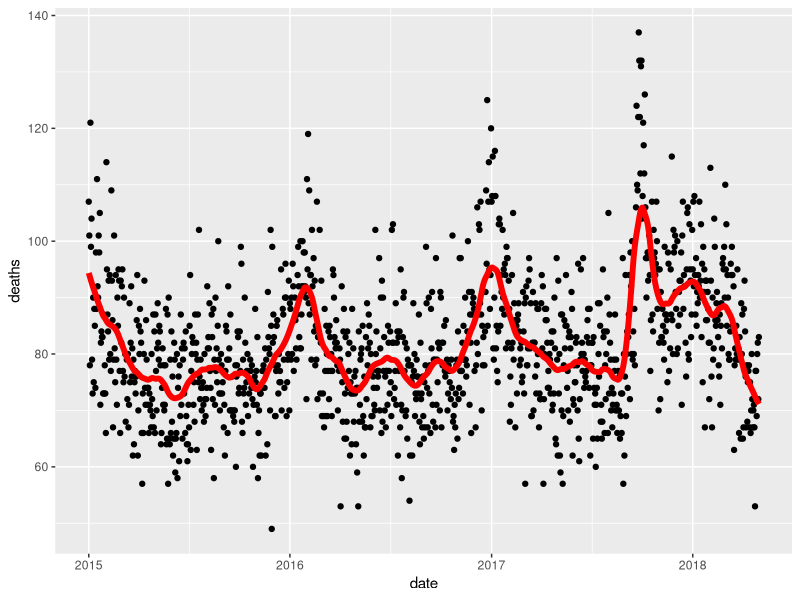
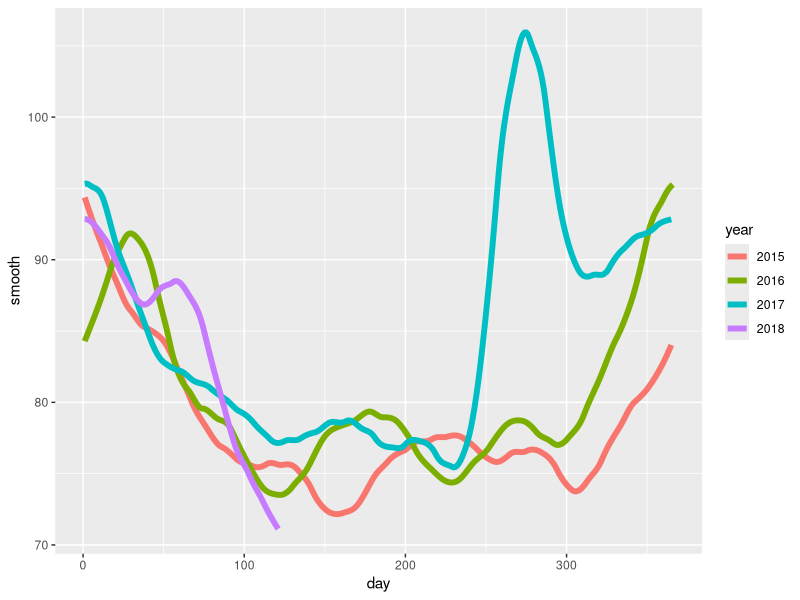
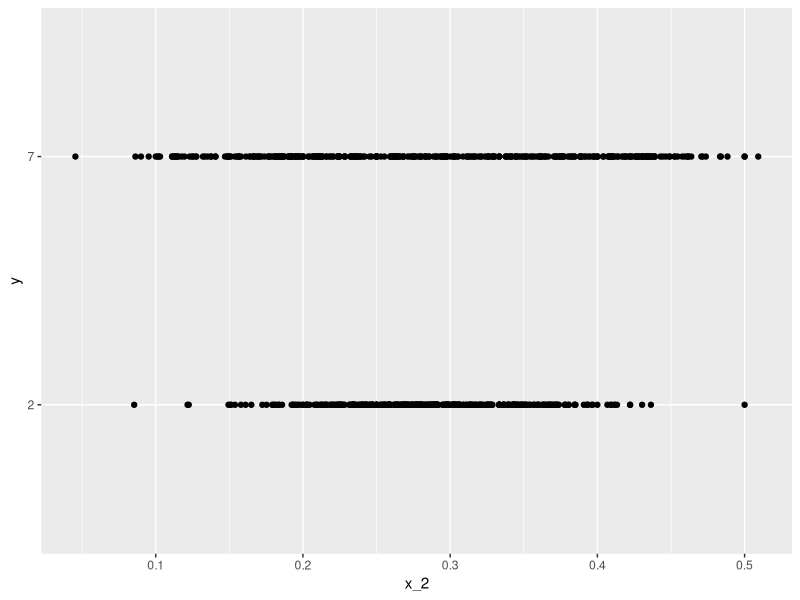
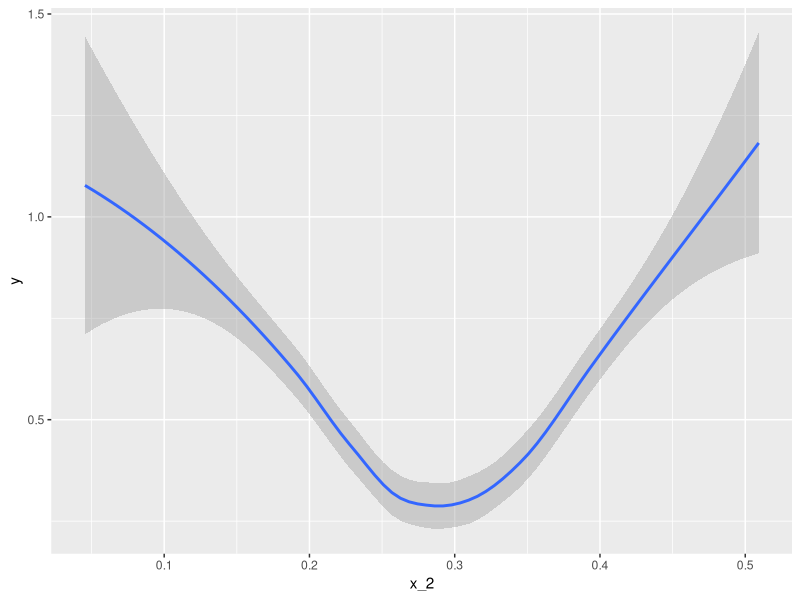

These charts were generated, in order, by the following R code:
library(tidyverse)
library(lubridate)
library(purrr)
library(pdftools)
library(broom)

fn <- system.file("extdata", "RD-Mortality-Report_2015-18-180531.pdf", package="dslabs")
dat <- map_df(str_split(pdf_text(fn), "\n"), function(s){
  s <- str_trim(s)
  header_index <- str_which(s, "2015")[1]
  tmp <- str_split(s[header_index], "\\s+", simplify = TRUE)
  month <- tmp[1]
  header <- tmp[-1]
  tail_index  <- str_which(s, "Total")
  n <- str_count(s, "\\d+")
  out <- c(1:header_index, which(n==1), which(n>=28), tail_index:length(s))
  s[-out] %>%
    str_remove_all("[^\\d\\s]") %>%
    str_trim() %>%
    str_split_fixed("\\s+", n = 6) %>%
    .[,1:5] %>%
    as_data_frame() %>% 
    setNames(c("day", header)) %>%
    mutate(month = month,
           day = as.numeric(day)) %>%
    gather(year, deaths, -c(day, month)) %>%
    mutate(deaths = as.numeric(deaths))
}) %>%
  mutate(month = recode(month, "JAN" = 1, "FEB" = 2, "MAR" = 3, "APR" = 4, "MAY" = 5, "JUN" = 6, 
                        "JUL" = 7, "AGO" = 8, "SEP" = 9, "OCT" = 10, "NOV" = 11, "DEC" = 12)) %>%
  mutate(date = make_date(year, month, day)) %>%
  filter(date <= "2018-05-01")

# Q1
span <- 60 / as.numeric(diff(range(dat$date)))
fit <- dat %>% mutate(x = as.numeric(date)) %>% loess(deaths ~ x, data = ., span = span, degree = 1)
dat %>% mutate(smooth = predict(fit, as.numeric(date))) %>%
  ggplot() +
  geom_point(aes(date, deaths)) +
  geom_line(aes(date, smooth), lwd = 2, col = "red")

# Q2
dat %>% 
  mutate(smooth = predict(fit, as.numeric(date)), day = yday(date), year = as.character(year(date))) %>%
  ggplot(aes(day, smooth, col = year)) +
  geom_line(lwd = 2)
# Q3
library(broom)
library(dslabs)
data(mnist_27)
mnist_27$train %>% glm(y ~ x_2, family = "binomial", data = .) %>% tidy()

qplot(x_2, y, data = mnist_27$train)

# span <- 60 / as.numeric(diff(range(dat$date)))
fit<-loess(as.numeric(levels(y))[y] ~ x_2, degree = 2, span= 0.05, data = mnist_27$train)
mnist_27$train %>% 
  mutate(y = ifelse(y=="7", 1, 0)) %>%
  ggplot(aes(x_2, y)) + 
  geom_smooth(method = "loess")
